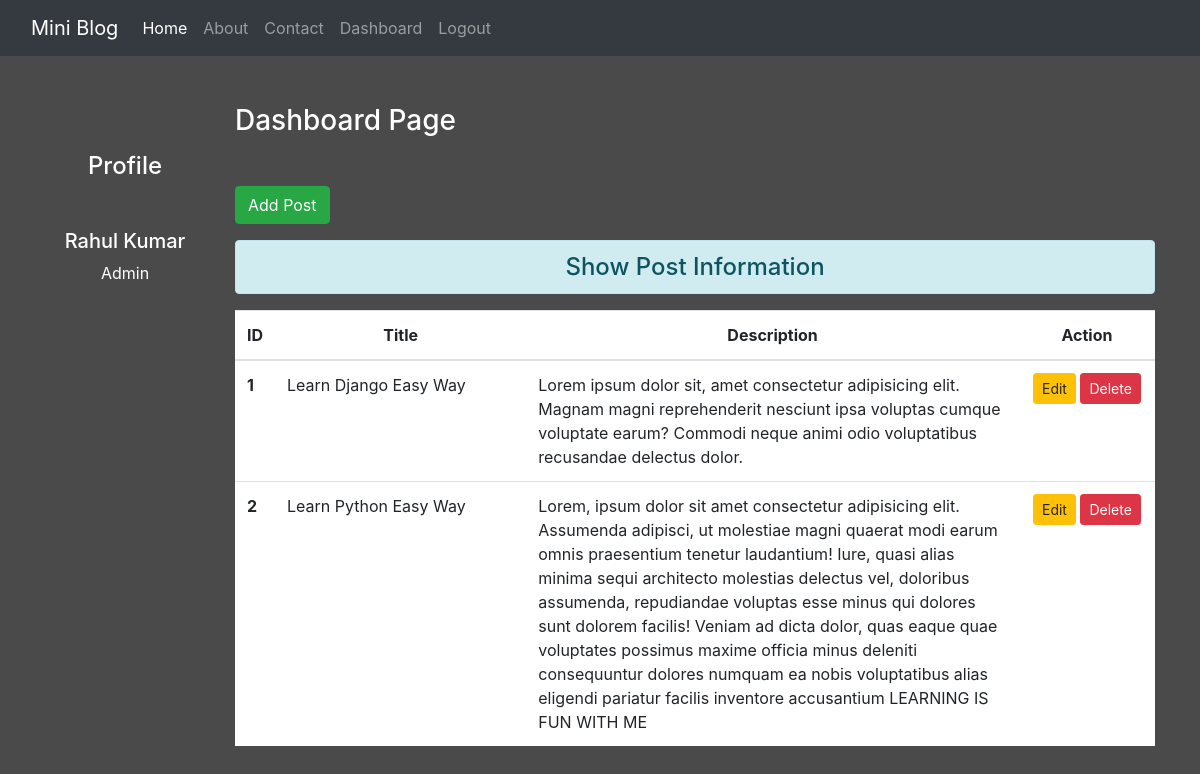
The page /dashboard/ (signed in) on the database its author committed.
### blog/models.py (models this page shows)
class Post(models.Model):
 title = models.CharField(max_length=150)
 desc = models.TextField()

### blog/views.py (the view)
# urls.py: path('dashboard/', views.dashboard, name='dashboard'),
def dashboard(request):
 if request.user.is_authenticated:
  posts = Post.objects.all()
  user = request.user
  full_name = user.get_full_name()
  gps = user.groups.all()
  return render(request, 'blog/dashboard.html', {'posts':posts, 'full_name':full_name, 'groups':gps})
 else:
  return HttpResponseRedirect('/login/')

### blog/templates/blog/dashboard.html (shortened to what this page needs)
{% extends 'blog/base.html' %}
{% load static %}
{% block side %}
<div class="col-sm-2 text-white my-5 text-center">
  <h4 class="my-5">Profile</h4>
  <h5>{{full_name}}</h5>
  {% for group in groups %}
    <p>{{group.name}}</p>
  {% endfor %}
</div>
{% endblock side %}
{% block content %}
<div class="col-sm-10">
 <h3 class="text-white my-5">Dashboard Page</h3>
 <a href="{% url 'addpost' %}" class="btn btn-success">Add Post</a>
 <h4 class="text-center alert alert-info mt-3">Show Post Information</h4>
  {% if posts %}
   <table class="table table-hover bg-white">
     <thead>
       <tr class="text-center">
         <th scope="col" style="width:2%">ID</th>
         <th scope="col" style="width:28%">Title</th>
         <th scope="col" style="width:55%">Description</th>
         <th scope="col" style="width:15%">Action</th>
       </tr>
     </thead>
     <tbody>
      {% for post in posts %}
       <tr>
         <th scope="row">{{post.id}}</th>
         <td>{{post.title}}</td>
         <td>{{post.desc}}</td>
         <td class="text-center">
          <a href="{% url 'updatepost' post.id %}" class="btn btn-warning btn-sm">Edit</a>
          {% if perms.blog.delete_post %}
          <form action="{% url 'deletepost' post.id %}" method="post" class="d-inline"> {% csrf_token %}
          <input type="submit" class="btn btn-danger btn-sm" value="Delete">
         </form>
         {% endif %}
         </td>
       </tr>
      {% endfor %}
     </tbody>
   </table>
  {% else %}
   <h4 class="text-center alert alert-warning">No Records</h4>
  {% endif %}
</div>
{% endblock content %}

### blog/templates/blog/base.html (shortened to what this page needs)
<!DOCTYPE html>
{% load static %}
<html lang="en">
<head>
 <link rel="stylesheet" href="{% static 'blog/css/bootstrap.css' %}">
 <link rel="stylesheet" href="{% static 'blog/css/style.css' %}">
</head>
<body>
 <div class="container-fluid bg-dark">
  {% include 'blog/navbar.html' %}
 </div>
 <div class="container">
  <div class="row">
   {% block side %}
   {% endblock side %}
   {% block content %}
   {% endblock content %}
  </div>
 </div>
</body>
</html>

### blog/templates/blog/navbar.html (shortened to what this page needs)
<nav class="navbar navbar-expand-lg navbar-dark bg-dark">
  <a class="navbar-brand" href="#">Mini Blog</a>
  <div class="collapse navbar-collapse" id="navbarNav">
    <ul class="navbar-nav">
      <li class="nav-item active">
        <a class="nav-link" href="/">Home <span class="sr-only">(current)</span></a>
      </li>
      <li class="nav-item">
        <a class="nav-link" href="{% url 'about' %}">About</a>
      </li>
      <li class="nav-item">
        <a class="nav-link" href="{% url 'contact' %}">Contact</a>
      </li>
      {% if request.user.is_authenticated %}
      <li class="nav-item">
        <a class="nav-link" href="{% url 'dashboard' %}">Dashboard</a>
      </li>
      <li class="nav-item">
        <a class="nav-link" href="{% url 'logout' %}">Logout</a>
      </li>
      {% endif %}
    </ul>
  </div>
</nav>

### blog/static/blog/css/style.css (style rules this page uses)
body { background-color: rgb(75, 74, 74); color: antiquewhite; }

### rows shown on the page
Post: id "1", title "Learn Django Easy Way", desc "Lorem ipsum dolor sit, amet consectetur adipisicing elit. Magnam magni reprehenderit nesciunt ipsa voluptas cumque voluptate earum? Commodi neque animi odio voluptatibus recusandae delectus dolor."
Post: id "2", title "Learn Python Easy Way", desc "Lorem, ipsum dolor sit amet consectetur adipisicing elit. Assumenda adipisci, ut molestiae magni quaerat modi earum omnis praesentium tenetur laudantium! Iure, quasi alias minima sequi architecto molestias delectus vel, doloribus assumenda, repudiandae voluptas esse minus qui dolores sunt dolorem facilis! Veniam ad dicta dolor, quas eaque quae voluptates possimus maxime officia minus deleniti consequuntur dolores numquam ea nobis voluptatibus alias eligendi pariatur facilis inventore accusantium LEARNING IS FUN WITH ME"

### other values the page prints
{{ full_name }} "Rahul Kumar"
{{ group.name }} "Admin"
